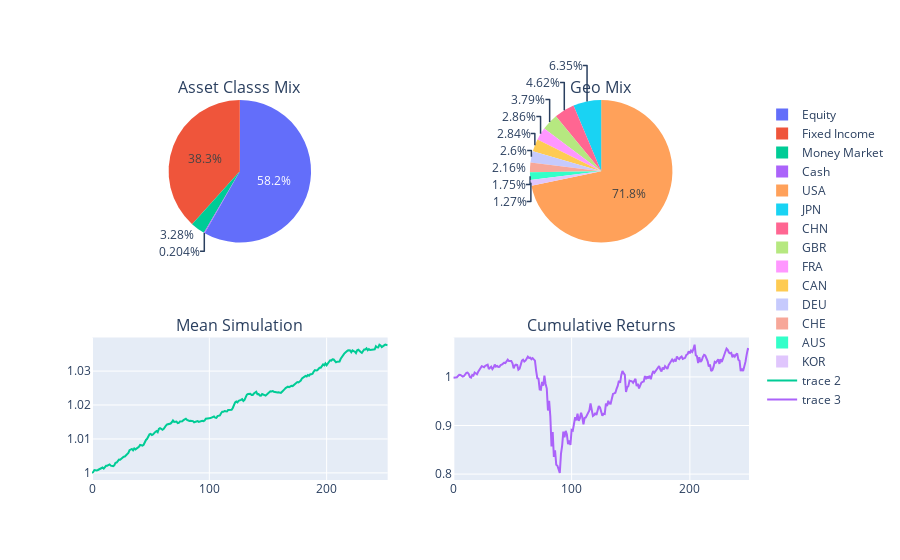

Write notebook code for a chart like this one.
### Code cell
#AOR layout
figaor = make_subplots(rows=2,cols=2,specs=[[{'type':'pie'}, {'type':'pie'}],
                                        [{'type':'scatter'}, {'type':'scatter'}]],
                                        subplot_titles=['Asset Classs Mix', 'Geo Mix',"Mean Simulation", "Cumulative Returns"])
                                       # [{'type':'scatter'}],{}])
    

figaor.add_trace(go.Pie(labels=aor_ac_plotly["Asset Class"],values=aor_ac_plotly["Market Value"]),row=1,col=1)
#fig.update_traces(showlegend=True, selector=dict(type='pie'))

figaor.add_trace(go.Pie(labels=aor_gm_plotly["Country"],values=aor_gm_plotly["Market Value"]),row=1,col=2)
#fig.update_traces(showlegend=True, selector=dict(type='pie'))

figaor.add_trace(go.Scatter(y=intl_cg_simulated_MEAN_returns_df["Intl Core Growth"]),row=2,col=1)
              
figaor.add_trace(go.Scatter(y=df_cum_returns_aor["AOR"]),row=2,col=2)

#fig.add_trace(go.Scatter(y=df_cum_returns_aok["AOM"],mode="lines",
#              row=3, col=1))

figaor.update_layout(height=700, showlegend=True)

#figaor.show()

### Figure 1 — Plotly figure (JSON) as saved in the notebook; plotly's stock layout.template omitted (floating-point values rounded to 4 significant figures; data arrays with more than 128 entries replaced by an {"elided": "..."} marker saying what was removed)
{"data": [{"domain": {"x": [0, 0.45], "y": [0.625, 1]}, "labels": ["Equity", "Fixed Income", "Money Market", "Cash"], "type": "pie", "values": [874000000.0, 575300000.0, 49190000.0, 3060000.0]}, {"domain": {"x": [0.55, 1], "y": [0.625, 1]}, "labels": ["USA", "JPN", "CHN", "GBR", "FRA", "CAN", "DEU", "CHE", "AUS", "KOR"], "type": "pie", "values": [944500000.0, 83600000.0, 60790000.0, 49910000.0, 37650000.0, 37390000.0, 34280000.0, 28370000.0, 22990000.0, 16670000.0]}, {"type": "scatter", "xaxis": "x", "y": {"elided": "253 float values"}, "yaxis": "y"}, {"type": "scatter", "xaxis": "x2", "y": {"elided": "251 float values"}, "yaxis": "y2"}], "layout": {"annotations": [{"font": {"size": 16}, "showarrow": false, "text": "Asset Classs Mix", "x": 0.225, "xanchor": "center", "xref": "paper", "y": 1, "yanchor": "bottom", "yref": "paper"}, {"font": {"size": 16}, "showarrow": false, "text": "Geo Mix", "x": 0.775, "xanchor": "center", "xref": "paper", "y": 1, "yanchor": "bottom", "yref": "paper"}, {"font": {"size": 16}, "showarrow": false, "text": "Mean Simulation", "x": 0.225, "xanchor": "center", "xref": "paper", "y": 0.375, "yanchor": "bottom", "yref": "paper"}, {"font": {"size": 16}, "showarrow": false, "text": "Cumulative Returns", "x": 0.775, "xanchor": "center", "xref": "paper", "y": 0.375, "yanchor": "bottom", "yref": "paper"}], "autosize": true, "showlegend": true, "xaxis": {"anchor": "y", "autorange": true, "domain": [0, 0.45], "range": [0, 252]}, "xaxis2": {"anchor": "y2", "autorange": true, "domain": [0.55, 1], "range": [0, 250]}, "yaxis": {"anchor": "x", "autorange": true, "domain": [0, 0.375], "range": [0.9979, 1.04], "type": "linear"}, "yaxis2": {"anchor": "x2", "autorange": true, "domain": [0, 0.375], "range": [0.7878, 1.081], "type": "linear"}}}
